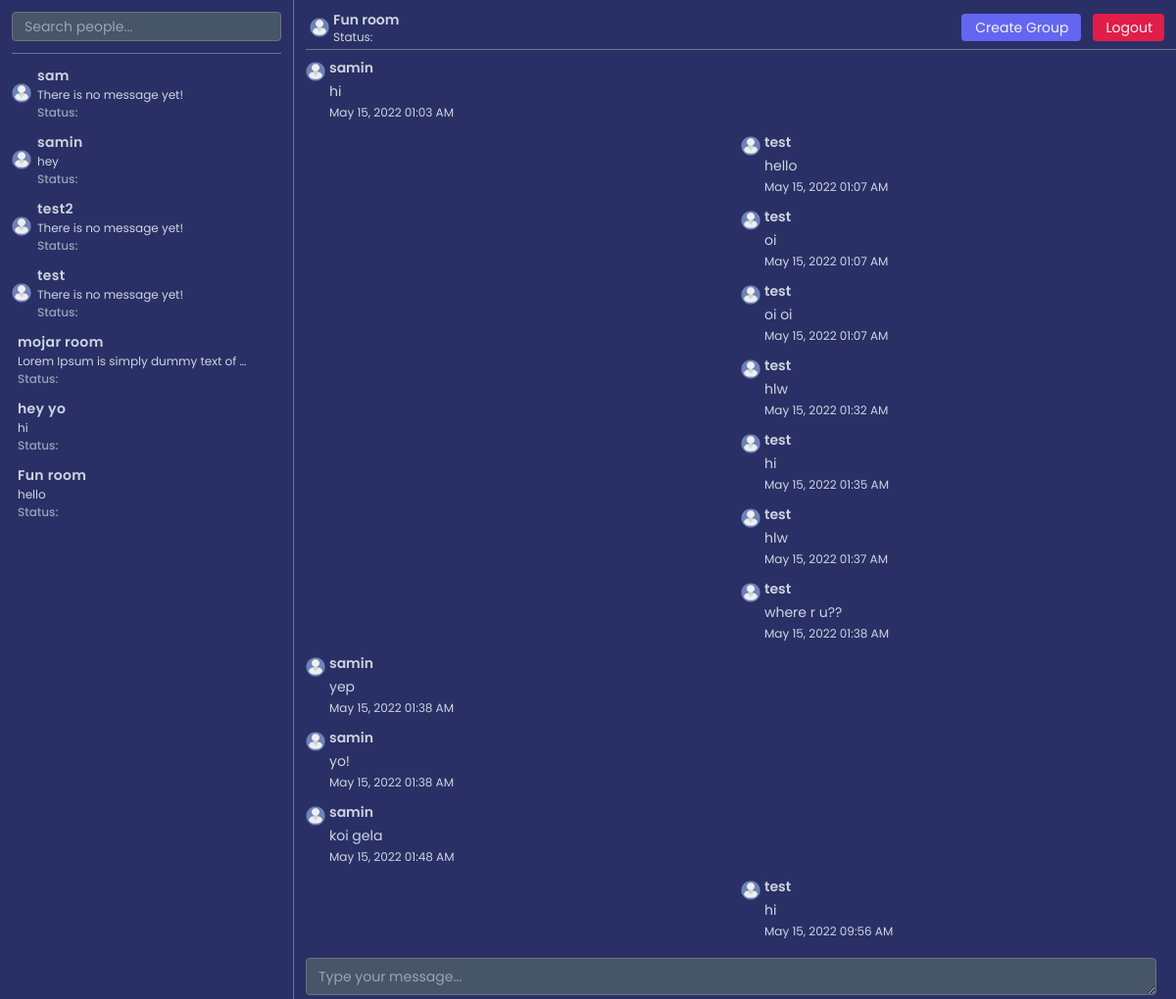
Page /group/uVZgLxRt69itS7prWuQx/ (signed in) on the committed database.
### account/models.py (models this page shows, shortened)
class Account(AbstractBaseUser):
    username = models.CharField(max_length=120, null=True)
    email = models.EmailField(null=True, unique=True)
    is_active = models.BooleanField(default=True)
    is_staff = models.BooleanField(default=False)
    is_superuser = models.BooleanField(default=False)
    is_online = models.BooleanField(default=True)
    created_at = models.DateTimeField(default=datetime.now)
    objects = AccountManager()
    USERNAME_FIELD = "email"
    REQUIRED_FIELDS = ["username"]

### chat/models.py (models this page shows, shortened)
class Chat(models.Model):
    room = models.SlugField(max_length=20, null=True)
    chatroom = models.ForeignKey(Chatroom, on_delete=models.CASCADE, related_name="chatroom")
    sender = models.ForeignKey(User, on_delete=models.CASCADE, related_name="sender")
    receiver = models.ForeignKey(User, on_delete=models.CASCADE, related_name="receiver")
    message = models.TextField(null=True)
    created_at = models.DateTimeField(default=datetime.now)

class GroupChatroom(models.Model):
    room = models.SlugField(max_length=20, null=True, unique=True)
    given_room_name = models.CharField(max_length=200, null=True)
    creator = models.ForeignKey(User, on_delete=models.SET_NULL, null=True, related_name="creator")
    users = models.ManyToManyField(User)
    created_at = models.DateTimeField(default=datetime.now)

class GroupChat(models.Model):
    room = models.SlugField(max_length=20, null=True)
    group_chatroom = models.ForeignKey(GroupChatroom, on_delete=models.CASCADE, related_name="group_chatroom")
    sender = models.ForeignKey(User, on_delete=models.CASCADE, related_name="group_sender")
    message = models.TextField(null=True)
    created_at = models.DateTimeField(default=datetime.now)

### chat/views.py (the view)
# urls.py: path("group/<str:room>/", GroupChatroomView.as_view(), name="group"),
class GroupChatroomView(LoginRequiredMixin, View):
    login_url = "/account/login/"
    def get(self, request, room):
        accounts = Account.objects.values()
        chat_nofifies = ChatMessageSeen.objects.all()
        chat_notify_list = list(map(lambda i: {
            "id": i.id,
            "room": i.room,
            "chatroom": i.chatroom,
            "sender": i.sender,
            "receiver": i.receiver,
            "message_seen": i.message_seen,
            "sender_email": i.sender_email,
            "receiver_email": i.receiver_email
        }, chat_nofifies))
        copied_chat_notify_list = deepcopy(chat_notify_list)
        item_list = []
        get_user_with_notify_list = find_user_chat_notification_list(copied_chat_notify_list, item_list, request.user)
        notified_account_list = []
        get_user_notified_list = find_user_with_notified_list(accounts, get_user_with_notify_list, notified_account_list)
        last_msg_list = []
        get_accounts_with_notify_and_last_msg = find_accounts_with_last_msg(get_user_notified_list, last_msg_list, request.user)
        group_chatrooms = GroupChatroom.objects.all()
        group_chatroom_list = list(map(lambda i: {
            "id": i.id,
            "room": i.room,
            "given_room_name": i.given_room_name,
            "creator": i.creator,
            "users": i.users,
            "created_at": i.created_at
        }, group_chatrooms))
        group_chatroom_obj = find_obj(group_chatroom_list, "room", room, 0, len(group_chatroom_list))
        if group_chatroom_obj:
            group_users = group_chatroom_obj["users"].all()
            group_chats = GroupChat.objects.all()
            group_chat_list = list(map(lambda i: {
                "id": i.id,
                "room": i.room,
                "group_chatroom": i.group_chatroom,
                "sender": i.sender,
                "message": i.message,
                "created_at": i.created_at.strftime("%b %d, %Y %I:%M %p")
            }, group_chats))
            if request.user in group_users:
                copied_group_chats = deepcopy(group_chat_list)
                item_list = []
                get_chat_list = find_room_all_chats(copied_group_chats, item_list, group_chatroom_obj["room"])
                quick_sort(get_chat_list, "id", 0, len(get_chat_list) - 1)
                group_list = []
                get_user_connected_group_list = find_user_connected_groups(group_chatroom_list, group_list, request.user)
                group_msg_seens = GroupChatMessageSeen.objects.values()
                group_msg_seen_list = list(map(lambda i: i, group_msg_seens))
                group_list = []
                find_group_msg_seen_list = find_user_group_msg_seen_list(group_msg_seen_list, get_user_connected_group_list, group_list)
                group_list = []
                find_user_group_with_notify_list = find_user_group_with_notified_list(find_group_msg_seen_list, group_list, request.user)
                last_msg_list = []
                find_user_group_last_msg_with_notify = find_user_group_last_msg(find_user_group_with_notify_list, last_msg_list)
                update_group_message_notification = update_group_message_seen(group_msg_seen_list, group_chatroom_obj["room"], request.user)
            else:   # --> Else if user not in the group, redirect to home page
                return redirect("chat:home")
        else:
            return redirect("chat:home")
        args = {
            "accounts": get_accounts_with_notify_and_last_msg,
            "groups": find_user_group_last_msg_with_notify,
            "group_chatroom_obj": group_chatroom_obj,
            "chats": get_chat_list,
            "group_notify_status": update_group_message_notification,
        }
        return render(request, "chat/group_chat.html", args)

### chat/views.py (called while the page is built)
def find_user_chat_notification_list(copied_chat_notify_list, item_list, receiver):
    notified_obj = find_obj(copied_chat_notify_list, "receiver_email", receiver.email, 0, len(copied_chat_notify_list))
    if notified_obj is not None:
        if notified_obj["message_seen"] == False:
            item_list.append(notified_obj["sender_email"])
        copied_chat_notify_list.remove(notified_obj)
        return find_user_chat_notification_list(copied_chat_notify_list, item_list, receiver)
    return item_list

def find_user_with_notified_list(accounts, notified_list, notified_account_list):
    for account in accounts:
        if account["email"] in notified_list:
            notified_account_list.append({
                "account": account,
                "notify": True
            })
        else:
            notified_account_list.append({
                "account": account,
                "notify": False
            })
    return notified_account_list

def find_accounts_with_last_msg(accounts, last_msg_list, current_user):
    for account in accounts:
        account_obj = Account(**account["account"])
        last_msg = Chat.objects.filter(Q(sender=current_user, receiver=account_obj) | Q(sender=account_obj, receiver=current_user)).last()
        message = None
        if last_msg:
            message = last_msg.message
        else:
            message = "There is no message yet!"
        last_msg_list.append({
            "account": account["account"],
            "notify": account["notify"],
            "last_msg": message
        })
    return last_msg_list

def find_user_connected_groups(group_chatroom_list, group_list, current_user):
    group_list = [group for group in group_chatroom_list if current_user in group["users"].all()]
    return group_list

def find_user_group_msg_seen_list(group_msg_seen_list, user_group_list, group_list):
    for group in user_group_list:
        group_msg_seen_obj = find_obj(group_msg_seen_list, "room", group["room"], 0, len(group_msg_seen_list))
        if group_msg_seen_obj is not None:
            group_msg_seen_obj = GroupChatMessageSeen(**group_msg_seen_obj)
            group_list.append({
                "group": group,
                "group_message_seen": group_msg_seen_obj
            })
        else:
            group_list.append({
                "group": group,
                "group_message_seen": None
            })
    return group_list

### chat/templates/chat/group_chat.html (shortened to what this page needs)
{% extends "base.html" %}
{% load static %}
{% block content %}
<div class="max-w-screen-2xl mx-auto">
    <div class="flex">
        {% include "chat/chat_left.html" %}
        {% include "chat/group_chat_right.html" %}
    </div>
</div>
{% endblock %}

### chat/templates/chat/chat_left_bottom.html (shortened to what this page needs)
{% load static %}
{% if accounts %}
    <div id="chat__leftBottomUsers" class="flex h-full pl-3 pr-1 pb-16 flex-col gap-y-3 overflow-x-hidden overflow-y-auto">
        {% for account in accounts %}
            <a href="{% url 'chat:create-chatroom' account.account.id %}" id="account-{{ account.account.id}}" class="flex items-center">
                <img src="{% static 'images/user.png' %}" class="w-[20px] h-[20px] object-contain mr-1" alt="">
                <div class="flex flex-col gap-y-0.5 pl-0.5 chat__userInfo">
                    <p id="user-{{ account.account.id }}" class="font-semibold text-slate-300 tracking-wide whitespace-nowrap overflow-hidden text-ellipsis chat__userUsername">{{ account.account.username }}</p>
                    <p class="text-slate-300 text-xs whitespace-nowrap overflow-hidden text-ellipsis last_message">{{ account.last_msg }}</p>
                    <p class="flex items-center text-xs font-medium text-slate-400 user__status">Status: </p>
                </div>
            </a>
        {% endfor %}
        {% if groups %}
            {% for group in groups %}
                <a href="{% url 'chat:group' group.group.room %}" id="group-{{group.group.id}}" class="flex items-center">
                    <div class="flex flex-col gap-y-0.5 pl-0.5 chat__userInfo">
                        <p id="group-{{ group.group.id }}" class="font-semibold text-slate-300 tracking-wide whitespace-nowrap overflow-hidden text-ellipsis">{{ group.group.given_room_name }}</p>
                        <p class="text-slate-300 text-xs whitespace-nowrap overflow-hidden text-ellipsis last_message">{{ group.last_msg }}</p>
                        <p class="flex items-center text-xs font-medium text-slate-400 user__status">Status: </p>
                    </div>
                </a>
            {% endfor %}
        {% endif %}
    </div>
{% endif %}

### chat/templates/chat/group_chat_right_top.html (shortened to what this page needs)
{% load static %}
<div id="account__right-{{ request.user.id }}" class="flex items-center justify-between pr-3">
    <div class="flex items-center gap-x-1">
        <img src="{% static 'images/user.png' %}" class="w-[20px] h-[20px] object-contain" alt="">
        <div class="text-slate-300">
            <h5 class="font-semibold mr-1 chat__rightTopUsername">{{ group_chatroom_obj.given_room_name }}</h5>
            <p class="text-xs flex items-center">Status: </p>
        </div>
    </div>
    <div class="flex items-center gap-x-3">
        <button id="create__chatGroup" class="flex items-center gap-x-0.5 py-1 px-3 text-slate-100 bg-indigo-500 rounded cursor-pointer hover:bg-indigo-600 hover:shadow transition-all duration-300 ease-in-out">
            Create Group
        </button>
        <a href="{% url 'account:logout' %}" class="flex items-center gap-x-0.5 py-1 px-3 text-slate-100 bg-rose-600 rounded cursor-pointer hover:bg-rose-700 hover:shadow transition-all duration-300 ease-in-out">
            Logout
        </a>
    </div>
</div>
<div class="w-full h-[1px] bg-slate-500 mt-1"></div>

### chat/templates/chat/chat_right_middle.html
{% load static %}
<div id="chat__rightMiddle">
    <div id="chat__rightChatDiv" class="flex flex-col gap-y-3 mt-2">
        {% for chat in chats  %}
            <div class="flex gap-x-1 w-1/2 {% if request.user.email == chat.sender.email %}place-self-end{% endif %} chat__leftMiddleChatContainer">
                <div>
                    <img src="{% static 'images/user.png' %}" class="w-[20px] min-w-[20px] h-[20px] mt-1 object-contain" alt="">
                </div>
                <div class="flex flex-col gap-y-1 text-slate-300 text-sm pr-3">
                    <h5 class="font-semibold chat__rightMiddleUsername">{{ chat.sender.username }}</h5>
                    <p class="break-word">{{ chat.message }}</p>
                    <p class="text-xs">{{ chat.created_at }}</p>
                </div>
            </div>
        {% endfor %}
    </div>
</div>

### static/css/base.css (style rules this page uses)
* { box-sizing: border-box; }
:root { --poppins: 'Poppins', sans-serif; --bg-primary: #2A3065; }
body { font-family: var(--poppins); background-color: var(--bg-primary); color: var(--text-primary); overflow: hidden; }

### static/css/chat_left.css (style rules this page uses)
.chat__userInfo { width: calc(100% - 45px); }

### static/css/chat_right.css (style rules this page uses)
.chat__rightTopUsername, .chat__rightMiddleUsername { display: -webkit-box; -webkit-line-clamp: 1; -webkit-box-orient: vertical; overflow: hidden; text-overflow: ellipsis; }
#chat__rightMiddle { height: calc(100% - 90px); overflow-y: auto; overflow-x: hidden; }

### rows in the picture
Account: account.username "sam", last_msg "There is no message yet!"
Account: account.username "samin", last_msg "hey"
Account: account.username "test2", last_msg "There is no message yet!"
Account: account.username "test", last_msg "There is no message yet!"
GroupChatroom: group.given_room_name "mojar room"
GroupChat: last_msg "Lorem Ipsum is simply dummy text of…"
GroupChatroom: group.given_room_name "hey yo"
GroupChat: last_msg "hi"
GroupChatroom: group.given_room_name "Fun room", given_room_name "Fun room", sender.username "samin", message "hi", created_at "May 15, 2022 01:03 AM", sender.username "test", message "hello", created_at "May 15, 2022 01:07 AM", message "oi", message "oi oi", message "hlw", created_at "May 15, 2022 01:32 AM", created_at "May 15, 2022 01:35 AM", created_at "May 15, 2022 01:37 AM", message "where r u??", created_at "May 15, 2022 01:38 AM", message "yep", message "yo!", message "koi gela", created_at "May 15, 2022 01:48 AM", created_at "May 15, 2022 09:56 AM"
GroupChat: last_msg "hello"
